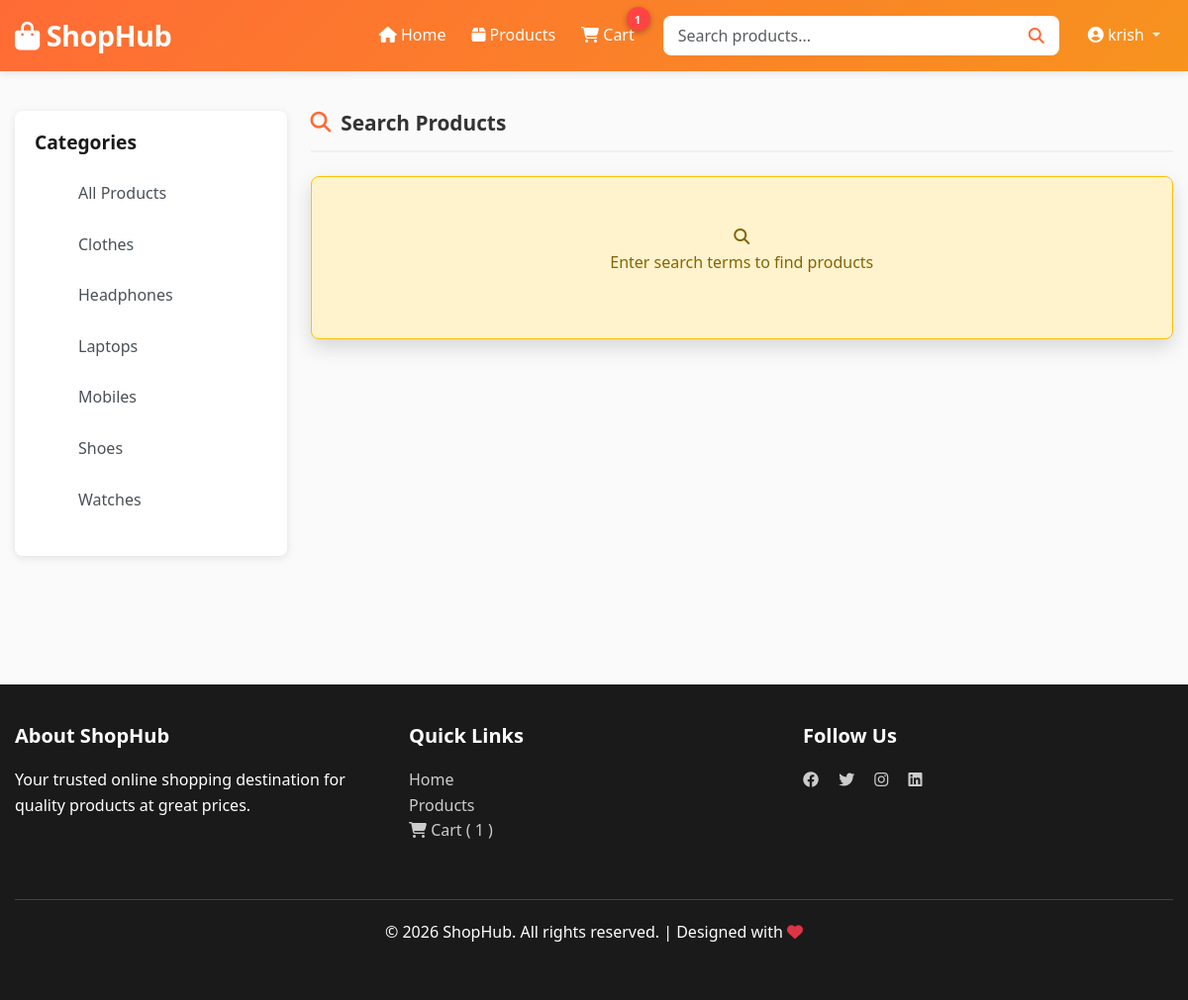
/search/ (signed in), run on the app's committed database.
### shop/models.py (models this page shows, shortened)
class Category(models.Model):
    name = models.CharField(max_length=100, unique=True)
    slug = models.SlugField(max_length=100, unique=True)
    description = models.TextField(blank=True, default='')
    image = models.ImageField(upload_to='categories/', null=True, blank=True)
    created_at = models.DateTimeField(auto_now_add=True)
    class Meta:
        ordering = ['name']
        verbose_name_plural = 'Categories'

### shop/views.py (the view)
# urls.py: path('search/', views.search_products, name='search_products'),
def search_products(request):
    if not request.user.is_authenticated:
        messages.error(request, 'Please login to search products.')
        return redirect('user_login')
    query = request.GET.get('q', '').strip()
    products = []
    categories = Category.objects.all()
    if query:
        products = Product.objects.filter(
            Q(name__icontains=query) | Q(description__icontains=query)
        )
    context = {
        'query': query,
        'products': products,
        'categories': categories,
        'page_title': f'Search Results for "{query}"' if query else 'Search',
    }
    return render(request, 'shop/search_results.html', context)

### shop/context_processors.py (called while the page is built)
def cart_count(request):
    try:
        if not request.session.session_key:
            request.session.create()
        session_key = request.session.session_key
        if request.user.is_authenticated:
            cart = Cart.objects.filter(user=request.user).first()
        else:
            cart = Cart.objects.filter(session_key=session_key, user=None).first()
        if cart:
            return {"cart_item_count": cart.get_item_count()}
        return {"cart_item_count": 0}
    except Exception:
        return {"cart_item_count": 0}

### shop/models.py (called while the page is built)
    def get_item_count(self):
        return sum(item.quantity for item in self.items.all())

### shop/templates/shop/search_results.html (shortened to what this page needs)
{% extends 'shop/base.html' %}
{% load static %}
{% block content %}
    <div class="row mb-4">
        <div class="col-lg-3">
            <div class="sidebar">
                <h3>Categories</h3>
                <ul class="category-list">
                    <li><a href="{% url 'product_list' %}">All Products</a></li>
                    {% for cat in categories %}
                        <li>
                            <a href="{% url 'category_detail' slug=cat.slug %}">
                                {{ cat.name }}
                            </a>
                        </li>
                    {% endfor %}
                </ul>
            </div>
        </div>
        <div class="col-lg-9">
            {% if query %}
                <h2 class="section-title mb-4">
                    <i class="fas fa-search"></i> Search Results for "{{ query }}"
                </h2>
            {% else %}
                <h2 class="section-title mb-4">
                    <i class="fas fa-search"></i> Search Products
                </h2>
            {% endif %}
            {% if products %}
                <p class="text-muted mb-4">
                    Found <strong>{{ products|length }}</strong> product(s)
                </p>
                <div class="row">
                    {% for product in products %}
                        <div class="col-md-6 col-lg-4 mb-4">
                            <div class="product-card">
                                {% if product.image %}
                                    <img src="{{ product.image.url }}" alt="{{ product.name }}" class="product-image" loading="lazy" onerror="this.src='{% static 'images/no-image.svg' %}'">
                                {% else %}
                                    <img src="{% static 'images/no-image.svg' %}" alt="No Image" class="product-image" loading="lazy">
                                {% endif %}
                                <div class="product-body">
                                    <h3 class="product-name">{{ product.name }}</h3>
                                    <p class="product-description">{{ product.description|truncatewords:10 }}</p>
                                    <p class="product-price">
                                        <i class="fas fa-rupee-sign"></i> {{ product.price }}
                                    </p>
                                    {% if product.category %}
                                        <p class="text-muted" style="font-size: 0.9rem;">
                                            <i class="fas fa-tag"></i> {{ product.category.name }}
                                        </p>
                                    {% endif %}
                                    {% if product.is_in_stock %}
                                        <span class="stock-status in-stock">
                                            <i class="fas fa-check-circle"></i> In Stock
                                        </span>
                                    {% else %}
                                        <span class="stock-status out-of-stock">
                                            <i class="fas fa-times-circle"></i> Out of Stock
                                        </span>
                                    {% endif %}
                                    <div class="product-actions mt-3">
                                        <a href="{% url 'product_detail' pk=product.id %}" class="btn btn-secondary">
                                            <i class="fas fa-eye"></i> View
                                        </a>
                                        {% if product.is_in_stock %}
                                            <form method="POST" action="{% url 'add_to_cart' pk=product.id %}" style="flex: 1;">
                                                {% csrf_token %}
                                                <button type="submit" class="btn btn-primary w-100">
                                                    <i class="fas fa-cart-plus"></i> Add
                                                </button>
                                            </form>
                                        {% else %}
                                            <button class="btn btn-primary w-100" disabled>
                                                <i class="fas fa-ban"></i> Unavailable
                                            </button>
                                        {% endif %}
                                    </div>
                                </div>
                            </div>
                        </div>
                    {% endfor %}
                </div>
            {% else %}
                <div class="alert alert-warning text-center py-5">
                    <i class="fas fa-search"></i>
                    {% if query %}
                        <p>No products found for "<strong>{{ query }}</strong>"</p>
                        <p>Try searching with different keywords or <a href="{% url 'product_list' %}">browse all products</a></p>
                    {% else %}
                        <p>Enter search terms to find products</p>
                    {% endif %}
                </div>
            {% endif %}
        </div>
    </div>
{% endblock %}

### shop/templates/shop/base.html (shortened to what this page needs)
{% load static %}
{% load custom_filters %}
<!DOCTYPE html>
<html lang="en">
<head>
    <link href="https://cdn.jsdelivr.net/npm/bootstrap@5.3.0/dist/css/bootstrap.min.css" rel="stylesheet">
    <link rel="stylesheet" href="https://cdnjs.cloudflare.com/ajax/libs/font-awesome/6.4.0/css/all.min.css">
    <link rel="stylesheet" href="{% static 'css/main.css' %}">
</head>
<body>
    <nav class="navbar navbar-expand-lg navbar-dark sticky-top">
        <div class="container-fluid">
            <a class="navbar-brand" href="{% url 'home' %}">
                <i class="fas fa-shopping-bag"></i> ShopHub
            </a>
            <div class="collapse navbar-collapse" id="navbarContent">
                <ul class="navbar-nav ms-auto me-3">
                    <li class="nav-item">
                        <a class="nav-link" href="{% url 'home' %}">
                            <i class="fas fa-home"></i> Home
                        </a>
                    </li>
                    {% if user.is_authenticated %}
                        <li class="nav-item">
                            <a class="nav-link" href="{% url 'product_list' %}">
                                <i class="fas fa-box"></i> Products
                            </a>
                        </li>
                        <li class="nav-item">
    <a class="nav-link position-relative" href="{% url 'view_cart' %}">
        <i class="fas fa-shopping-cart"></i> Cart
<span id="cart-count-badge" class="cart-count-badge" style="display: none;">
    <span id="cart-count">0</span>
</span>
    </a>
</li>
                    {% endif %}
                </ul>
                {% if user.is_authenticated %}
                    <form class="search-bar me-3" method="GET" action="{% url 'search_products' %}">
                        <input type="text" class="form-control" name="q" placeholder="Search products..." value="{{ request.GET.q|default:'' }}" required>
                        <button class="btn btn-light" type="submit">
                            <i class="fas fa-search"></i>
                        </button>
                    </form>
                {% endif %}
                <ul class="navbar-nav">
                    {% if user.is_authenticated %}
                        <li class="nav-item dropdown">
                            <a class="nav-link dropdown-toggle" href="#" id="userDropdown" role="button" data-bs-toggle="dropdown">
                                <i class="fas fa-user-circle"></i> {{ user.first_name|default:user.username }}
                            </a>
                        </li>
                    {% endif %}
                </ul>
            </div>
        </div>
    </nav>
    <div class="page-container">
        <div class="container-fluid">
            {% block content %}{% endblock %}
        </div>
    </div>
    <footer>
        <div class="container-fluid">
            <div class="row">
                <div class="col-md-4">
                    <h5>About ShopHub</h5>
                    <p>Your trusted online shopping destination for quality products at great prices.</p>
                </div>
                <div class="col-md-4">
                    <h5>Quick Links</h5>
                    <ul style="list-style: none; padding: 0;">
                        <li><a href="{% url 'home' %}">Home</a></li>
                        <li><a href="{% url 'product_list' %}">Products</a></li>
                        <li><a href="{% url 'view_cart' %}">
    <i class="fas fa-shopping-cart"></i> Cart (
     <span class="cart-count-value">{{ cart_item_count }}</span>
    )
</a>
</li>
                    </ul>
                </div>
                <div class="col-md-4">
                    <h5>Follow Us</h5>
                    <a href="#" class="me-3"><i class="fab fa-facebook"></i></a>
                    <a href="#" class="me-3"><i class="fab fa-twitter"></i></a>
                    <a href="#" class="me-3"><i class="fab fa-instagram"></i></a>
                    <a href="#"><i class="fab fa-linkedin"></i></a>
                </div>
            </div>
            <div class="footer-bottom">
                <p>&copy; 2026 ShopHub. All rights reserved. | Designed with <i class="fas fa-heart text-danger"></i></p>
            </div>
        </div>
    </footer>
</body>
</html>

### shop/static/css/main.css (style rules this page uses)
:root { --primary-color: #FF6B35; --secondary-color: #F7931E; --dark-color: #1a1a1a; --light-color: #f8f9fa; --border-radius: 8px; --box-shadow: 0 2px 8px rgba(0, 0, 0, 0.1); --box-shadow-hover: 0 8px 20px rgba(0, 0, 0, 0.15); --transition: all 0.3s ease; }
* { margin: 0; padding: 0; box-sizing: border-box; }
html { scroll-behavior: smooth; }
body { font-family: 'Segoe UI', Tahoma, Geneva, Verdana, sans-serif; color: #333; background-color: #fafafa; line-height: 1.6; }
.navbar { background: linear-gradient(135deg, #FF6B35 0%, #F7931E 100%); box-shadow: var(--box-shadow); padding: 0.5rem 0; }
.navbar-brand { font-size: 1.8rem; font-weight: 700; color: white !important; letter-spacing: -0.5px; }
.nav-link { color: white !important; font-weight: 500; transition: var(--transition); margin: 0 5px; }
.search-bar { display: flex; align-items: center; width: 100%; max-width: 400px; }
.search-bar input { border: none; padding: 8px 15px; border-radius: var(--border-radius) 0 0 var(--border-radius); width: 100%; }
.search-bar button { background-color: white; color: var(--primary-color); border: none; padding: 8px 15px; border-radius: 0 var(--border-radius) var(--border-radius) 0; cursor: pointer; font-weight: 600; transition: var(--transition); }
.cart-count-badge { background-color: #FF4444; color: white; border-radius: 50%; padding: 4px 8px; font-size: 0.7rem; font-weight: 700; position: absolute; top: -8px; right: -8px; min-width: 24px; height: 24px; display: flex; align-items: center; justify-content: center; box-shadow: 0 2px 6px rgba(0, 0, 0, 0.3); animation: badgePulse 0.3s ease-out; }
.navbar-nav .nav-item { position: relative; }
.alert { border-radius: var(--border-radius); box-shadow: var(--box-shadow-hover); animation: slideIn 0.3s ease; margin-bottom: 10px; }
.alert-warning { background-color: #fff3cd; border-color: #ffc107; color: #856404; }
.sidebar { background: white; padding: 20px; border-radius: var(--border-radius); box-shadow: var(--box-shadow); height: fit-content; position: sticky; top: 100px; }
.sidebar h3 { font-size: 1.2rem; font-weight: 700; margin-bottom: 20px; color: var(--dark-color); }
.category-list { list-style: none; }
.category-list li { margin-bottom: 10px; }
.category-list a { color: #495057; text-decoration: none; padding: 8px 12px; border-radius: 4px; transition: var(--transition); display: block; }
.form-control { border: 1px solid #dee2e6; border-radius: var(--border-radius); padding: 10px 15px; transition: var(--transition); }
.page-container { min-height: 70vh; padding: 40px 0; }
.section-title { font-size: 2rem; font-weight: 700; margin-bottom: 30px; text-align: center; color: var(--dark-color); }
footer { background-color: var(--dark-color); color: white; padding: 40px 0; margin-top: 60px; }
footer h5 { font-weight: 700; margin-bottom: 20px; }
footer a { color: #ccc; text-decoration: none; transition: var(--transition); }
.footer-bottom { border-top: 1px solid #444; padding-top: 20px; text-align: center; margin-top: 40px; }
.text-center { text-align: center; }
.container-fluid { max-width: 1400px; margin: 0 auto; padding: 0 15px; }
.section-title { font-size: 1.3rem; font-weight: 600; color: #333; margin-bottom: 25px; display: flex; align-items: center; gap: 10px; padding-bottom: 15px; border-bottom: 2px solid #f0f0f0; }
.section-title i { color: #FF6B35; }

### data on the page
Category: name "Clothes"
Category: name "Headphones"
Category: name "Laptops"
Category: name "Mobiles"
Category: name "Shoes"
Category: name "Watches"

### other printed values
{{ user.first_name|default:user.username }} "krish"
{{ cart_item_count }} "1"
